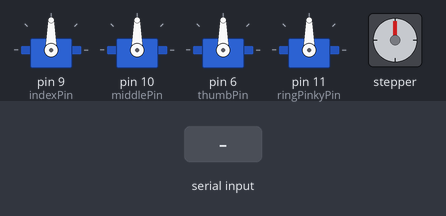
A sketch run on a simulated Arduino Uno, built with avr-gcc and run on an emulated ATmega328P. Parts: 4 × servo, stepper motor. Inputs (shaded band) come from the test bench. Stepper angles assume 4096 steps per turn.

Above: at 1.2 s.
1.3 s: "W:90\n" received over Serial
At 1.66 s:
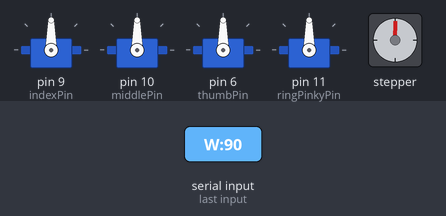
4.3 s: "I:\n" received over Serial
At 5.3 s:
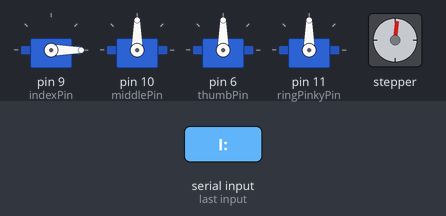
5.8 s: "M:\n" received over Serial
At 6.4 s:
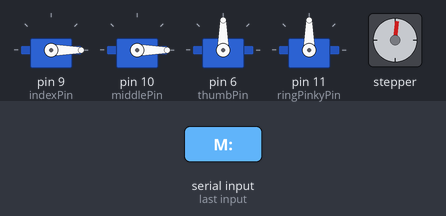
7.3 s: "T:\n" received over Serial
At 8.5 s:
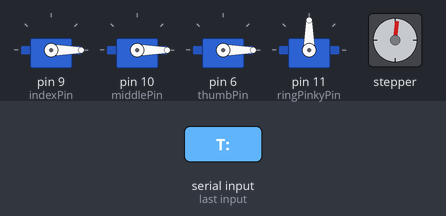
8.8 s: "P:\n" received over Serial
At 9.9 s:
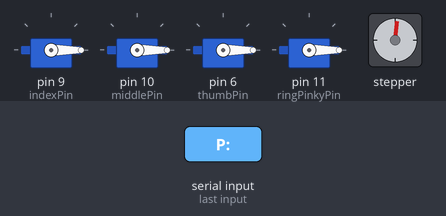
10.3 s: "I:90\n" received over Serial
At 11.1 s:
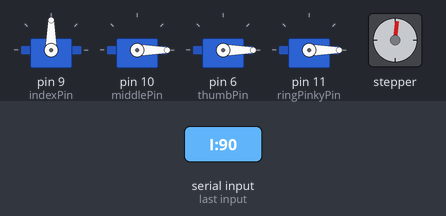
Timing chart, 0 to 12.8 s (numbered marks = the images above; inputs shaded):
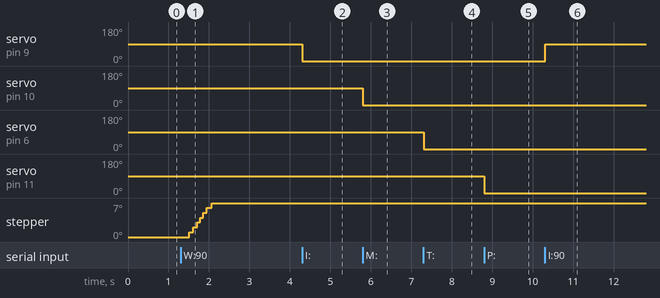

The sketch:

hand_movement.ino
```cpp
#include <Servo.h>
#include <AccelStepper.h>

AccelStepper stepper(
  AccelStepper::HALF4WIRE,
  2, 4, 3, 5
);

Servo indexServ;
Servo middleServ;
Servo thumbServ;
Servo ringPinkyServ;


int indexPin = 9;
int middlePin = 10;
int thumbPin = 6;
int ringPinkyPin = 11;

int targetServoAngle = 90;
long targetStepperPos = 0;

void setup() {
  Serial.begin(9600);

  indexServ.attach(indexPin);
  middleServ.attach(middlePin);
  thumbServ.attach(thumbPin);
  ringPinkyServ.attach(ringPinkyPin);

  indexServ.write(targetServoAngle);
  middleServ.write(targetServoAngle);
  thumbServ.write(targetServoAngle);
  ringPinkyServ.write(targetServoAngle);


  stepper.setCurrentPosition(0);
  stepper.setMaxSpeed(600);
  stepper.setAcceleration(300);

}

void loop() {
  //  Always run stepper
  stepper.run();

  //  Handle serial without blocking
  if (Serial.available()) {
    String cmd = Serial.readStringUntil('\n');

    if (cmd.startsWith("I:")) {
      targetServoAngle = constrain(cmd.substring(2).toInt(), 0, 180);
      indexServ.write(targetServoAngle);
    }

    if (cmd.startsWith("M:")) {
      targetServoAngle = constrain(cmd.substring(2).toInt(), 0, 180);
      middleServ.write(targetServoAngle);
    }

    if (cmd.startsWith("T:")) {
      targetServoAngle = constrain(cmd.substring(2).toInt(), 0, 180);
      thumbServ.write(targetServoAngle);
    }

    if (cmd.startsWith("P:")) {
      targetServoAngle = constrain(cmd.substring(2).toInt(), 0, 180);
      ringPinkyServ.write(targetServoAngle);
    }

    if (cmd.startsWith("W:")) {
      targetStepperPos = cmd.substring(2).toInt();
      stepper.moveTo(targetStepperPos);
    }
  }
}
```

Measured:
- after the input at 4.3 s, servo on pin 9 (indexPin): 90° → 0° at once
- after the input at 5.8 s, servo on pin 10 (middlePin): 90° → 0° at once
- after the input at 7.3 s, servo on pin 6 (thumbPin): 90° → 0° at once
- after the input at 8.8 s, servo on pin 11 (ringPinkyPin): 90° → 0° at once
- after the input at 10.3 s, servo on pin 9 (indexPin): 0° → 90° at once
